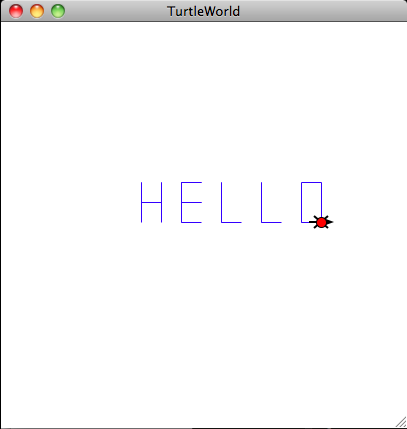

The Python source for this figure:
# Hello excercise from Week 0

# Name: Ethan Puzarne


from TurtleWorld import * 		
world = TurtleWorld()			
bob = Turtle()				

# This is where you put code to move bob
# Make bob say "HELLO"

def fdlt(turtle, length=0, angle=90):
  turtle.fd(length)
  turtle.lt(angle)

def fdrt(turtle, length=0, angle=90):
  turtle.fd(length)
  turtle.rt(angle)

def shift_Right(t, x):
	t.pu()
	t.fd(x)
	t.pd()

def shift_Left(t, x):
	t.pu()
	t.lt(180)
	fdlt(t,x,180)
	t.pd()

# up 2, down 1, right 1, up 1, down 2
def draw_H(t, size):
	t.lt()
	t.fd(2*size)
	t.bk(1*size)
	t.rt()
	fdlt(t, 1*size)
	fdlt(t, 1*size, 180)
	fdlt(t, 2*size)

# up 2, right 1, left 1, down 1, right 1, left 1, down 1, right 1
def draw_E(t, size):
	t.lt()
	fdrt(t, 2*size)
	t.fd(1*size)
	t.bk(1*size)
	t.rt()
	fdlt(t,1*size)
	fdlt(t,1*size,180)
	fdlt(t,1*size)
	fdlt(t,1*size)
	t.fd(1*size)


# up 2, down 2, right 1
def draw_L(t, size):
	t.lt()
	fdlt(t,2*size,180)
	fdlt(t,2*size)
	t.fd(1*size)


# up 2, right 1, down 2, left 1, right 1
def draw_O(t, size):
	t.lt()
	fdrt(t,size*2)
	fdrt(t,size)
	fdrt(t,size*2)
	fdrt(t,size,180)
	t.fd(size)


def draw_HELLO(t, size=20):
	shift_Left(t,60)
	draw_H(t, size)
	shift_Right(t, size)
	draw_E(t, size)
	shift_Right(t, size)
	draw_L(t, size)
	shift_Right(t, size)
	draw_L(t, size)
	shift_Right(t, size)
	draw_O(t, size)


draw_HELLO(bob)

wait_for_user()					
